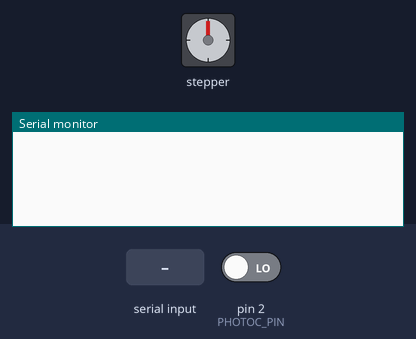
A sketch run on a simulated Arduino Uno, built with avr-gcc and run on an emulated ATmega328P. On the bench: stepper motor, the last lines printed to the serial monitor. Wiring (inferred from the names in the program): stepper motor driver (400 steps per turn assumed): step pin 3; direction pin 7; enable pin 4. The test bench sets the inputs (shaded band); at power-on: pin 2 (PHOTOC_PIN) LOW.

Above: at 1.2 s.
1.3 s: "GO\n" received over Serial
At 2.8 s:
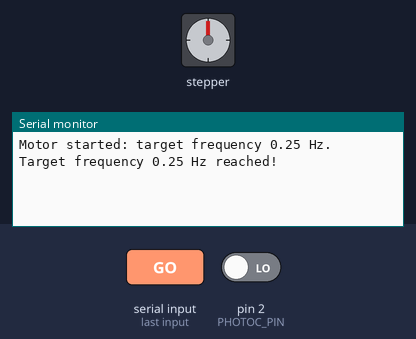
3.8 s: "STOP\n" received over Serial
At 4.7 s:
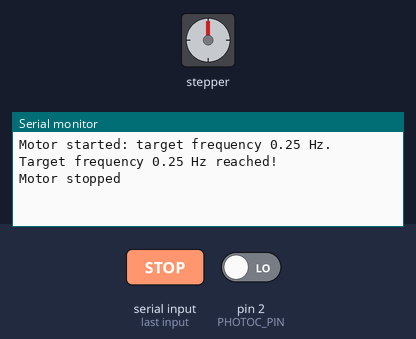
6.5 s: "FREQ \n" received over Serial
At 7.9 s:
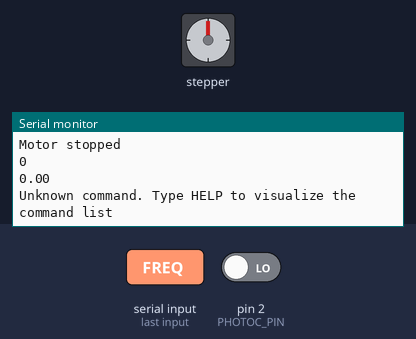

Measured:
- after the input at 1.3 s, the serial monitor: prints a new line at once (image 1)
- after the input at 3.8 s, the serial monitor: prints a new line at once (image 2)
- after the input at 6.5 s, the serial monitor: prints a new line at once (image 3)

The sketch:

stepper_photocells_v_1.ino
```cpp
/*
HERE THE FIRST VERSION OF THE STEPPER-MOTOR CONTROLLER WITH PHOTOCELLS TO ACTIVELLY MEASURE ITS FREQUENCY

Base idea: we use the internal hardware of the microcontroller inside the Arduino chip to generate a square waveform (considering its source, with high-precision frequency) which
is sent trough the STEP_PIN directly to the motor driver and which then control the rotation of the motor.
This is good because in this way we can use an already-existing hardware inside the Arduino's chip, avoiding overwhelming its CPU which remains relatively free for others operations
(I2C communication with the accelerometer and the photocells control).
Knowing that the motor has to accelerate, decelerate and keep a steady state configuration rotating at costant frequency and that the user (me or python controller) has to be able to
stops it or starts it, the sketch is based onto the following idea:

While the Arduino send the square waveform signal to the driver trough the STEP_PIN it has to continuosly:

  1. Check the serial communication so to know if the state of the motor has to change.

  2. Update the state of the motor, which basically means start it (GO), stop it (STOP) or make it accelerate/decelerate

These are the actions continuosly repeated inside the void loop. This is implemented in practice basing onto the follwoing concept:

  "We know which are the actions that the motor can perform (see above) and is the user the only one which/who can decide what of those actions the motor as to perform instantly"

So we carachterize the "machine" (the motor in this case) with all its possible states (state machine): RAMPING, STOPPED and AT_TARGET. Once done that we build a serial parser ready
to catch a precise list of commands thought to change the state of the motor and consequently made it do its stuff. Then we create a functions that, considering the current state,
perform the relative operation.

So the design is basically: User says "Motor you have to stay in the state X" and Arduino take this message and change the state of the motor. How?

  STOPPED --> defaul state, the motor goes there when the user types "STOP" in the serial
  AT_RAMPING --> the motor goes there when the user types GO and set a new frequency
  AT_TARGET --> once the new freqeuncy is reached and the motor is running

Then who starts the motor: startMotor()    STOPPED --> RAMPING

Who stops the motor: stopMotor()    AT_TARGET/RAMPING --> STOPPED

Who changes the frequency of the motor: updateFrequency() and applyFrequency()    RAMPING --> AT_TARGET

The design of the stepper-motor controller as state machine stays the same. We just add a ISR that counts the passages of the mass and a function frequencyMeter which measure every
5 seconds the rotational frequency of the shaft from the counts of passages and a couple of time measurements

For now the function continuoslly measure the frequency also if the motor is STOPPED (obviously the function must not change the state of the machine), but later the local float
variable frequency will be changed as global, so that, when the status of the motor will be print, there will be also a MEASURED FREQUENCY togheter with the rest, so to have a complete
overview of the state of the motor. That will be usefull also in view of the addition of the accelerometer controller.
*/

#include "pwm.h"  // the library which contains the instruction to control the PWM mode of the pins and the FspTimer commands


// Global variables for Arduino's motor digital pins
const int DIR_PIN = 7;  // to control the direction of rotation
const int STEP_PIN = 3; // to control the rotation of the motor shaft
const int ENABLE_PIN = 4; // to enable or disable the driver of the motor, so to stop it or start it
const int PHOTOC_PIN = 2; // photocells pin, in Arudino uno r4 minima only pin D2 and D3 can be used in the interrupt mode


// Setting the STEP_PIN so that it can be used in PWM mode
PwmOut stepPWM(STEP_PIN);
float duty_cycle = 50.0;  // the duty cycle of the wave form have to be set everytime a new frequency is reached, but it is always the same, so has sense to declare it as a global
                          // variable

// Number of steps needed for the motor to execute a complete turn: needed for the conversion from frequency to steps per second (or frequency of the STEP_PIN signale), in turn
// necessary to set the frequency of rotation of the shaft.
const int STEPS_PER_REVOLUTION = 400;

// The frequency of the internal clock of the Arduino's integrated microcontroller used by stepPWM, needed to computed how many clock counts a complete period of the STEP waveform
// has to last, so to send a properly made signal to the motor
uint32_t timerFrequency;

// The declareation of the states of the motor.

bool pwmRunning = false; // The logical state of the PWM Arduino's pin used to rotate the motor, if HIGH it is rotating instead it is not. That's not a real steate of the motor
                         // is more like something needed to control the signal at STEP_PIN, at least conceputually speaking

// enum --> enumeration, like the python dictionaries
enum MotorStates {
  STOPPED,
  RAMPING,
  AT_TARGET
};

MotorStates motorState = STOPPED; // Setting the defaul state of the motor

// Variables needed to keep track of the frequency of the motor, last of its update and to perform its increase or decrease for the acceleration of the motor.
float currentFrequency = 0.0;
float targetFrequency = 0.0;
float frequencyAcceleration = 0.25;  // Hz/s set as default, may be increased
const unsigned long FREQUENCY_UPDATE_INTERVAL = 10000;  // The time that pass between subsequent frequency changes
const float FREQUENCY_INCREMENT = frequencyAcceleration * (FREQUENCY_UPDATE_INTERVAL / 1000000.0);  // Here we directly set as default the increment in frequency wanted

// NOTE: the incrementations is done wit constante acceleration that means the each increment in frequency is computed as delte_time times acceleration. I can measure the delta_time
// each time I change the frequency or set as constant, oviding abdrupt changes, so to have each time the same increment in frequency, then smooth accelerations.

unsigned long previousFrequencyUpdate = 0;  // The time at which the last frequency change was performed, important to know when to change the frequency (we can't change the frequency
                                            // continuosly, we have others things to do)


const float START_FREQUENCY = 0.25; // The default frequency of the motor at which it will starts rotate when started (when the user will write the first GO in the serial door)

// Variables needed to measure the frequency from the photocells's signal
volatile unsigned long pulseCount = 0;  // the pulse counter variable shared between ISR and loop()

unsigned long previousTime = 0; // Variables needed by frequencyMeter()
unsigned long previousPulseCount = 0;

const unsigned long MEASUREMENT_INTERVAL = 5000; // The amount of time which has to pass between subsequent frequency measurements


// ---START/STOP MOTOR FUNCTIONS---
void startMotor() { // Here STOPPED --> RAMPING

  unsigned long startTime = micros(); // take the time at which the motor starts (notice it is a local variable)

  previousFrequencyUpdate = startTime; // Same idea as above, the reference time at which the state of the motor has to change (both its frequency and the fact that it is runnning or not)
                                        // has to be that at which the motor has been started.

  if (targetFrequency == 0.0){  // I want the motor to rotate at 0.25 Hz only when I start it for the first time, then, after subsequently stops, I want it to restart from the last
                                // target frequency seted.
    targetFrequency = START_FREQUENCY;
  }

  currentFrequency = 0.0; // I set the current frequency to 0 Hz since the motor is not started yet, it just changed its state. It is an updateFrequency's task to make it actually start


  digitalWrite(ENABLE_PIN, LOW);  // If HIGH the driver is DISEABLE

  pwmRunning = false; // Again not yet rotating

  motorState = RAMPING; // Finally I change its state

}

void stopMotor() {  // Here AT_TARGET/RAMPING --> STOPPED

  motorState = STOPPED; //change the state

  pwmRunning = false; //Actually stop it from rotate
  stepPWM.suspend();

  digitalWrite(ENABLE_PIN, HIGH); // To disable the driver

  currentFrequency = 0.0; // Here we overwrite the state of the motor so that it will starts from freq = 0 at the next GO, accelerating from 0 to last freq set befor stopping.
                          // It is actually redoundant with what we do in startMotor, nontheless it's just fine

}
// ------

// ---THE PARSER---

// ---To make the machine prints its status while running---
void printStatus() {
  // Machine state printing
  switch (motorState) {
    case STOPPED:
      Serial.println("STATE: STOPPED");
      break;

    case RAMPING:
      Serial.println("STATE: RAMPING");
      break;

    case AT_TARGET:
      Serial.println("STATE: AT_TARGET");
      break;
  }

  // Printing of current frequency and target frequency of the motor
  Serial.print("CURRENT: ");
  Serial.println(currentFrequency);
  Serial.print("TARGET: ");
  Serial.println(targetFrequency);

  // PWM state printing
  if (pwmRunning) {
    Serial.println("PWM: RUNNING\n");
  } else {
    Serial.println("PWM: DISABLED\n");
  }

}
// ------

// ---Printing function for HELP via serial. To see all the possible commands---
void printHelp() {
  Serial.println("AVAILABLE COMMANDS:");
  Serial.println("GO\tStarts the motor");
  Serial.println("STOP\tStops the motor");
  Serial.println("FREQ <Hz>\tSets the target frequency");
  Serial.println("STATUS\tPrint the current motor status");
  Serial.println("HELP\tPrint this command list\n");
}
// ----

// ---The actual Parser---
void updateSerial() {
  if (Serial.available() > 0) {

    String command = Serial.readStringUntil('\n');

    command.trim(); // to remove spaces between the characters of the strings

    if (command == "GO") {  // I am the one who has the possibility to actually change the state of the motor. So I run the changing-state-motorRiunning functions only trough
                            //  the keyboard
      startMotor(); // This function just set-up the motor to put it in a state in which it can actually starts running, but it will not starts it yet, this is a task for updateFrequency()
      if (motorState == RAMPING) { // Say to the user that the motor has started once its state has changed (notice that I'm deliberatly lying since startMotor() just change the state
                                   // of the machine, I'll have to wait another loop cycle to actually see the motor moving, but the cycle are really fast...)
        Serial.print("Motor started: target frequency ");
        Serial.print(targetFrequency);
        Serial.println(" Hz.");
      }
    }

    else if (command == "STOP") { // Same idea as above
      stopMotor();  // This function put the motor in a state where the driver is disable and the function of update do nothing since it change the state (note that stopMotor actually
                    // stop the motor, differently from startMotor which has a more "logical" task)
      Serial.println("Motor stopped\n");
    }

    else if (command.startsWith("FREQ ")) {
      String valueText = command.substring(5);
      float frequency = valueText.toFloat();
      if (frequency > 0) {
        if (motorState != STOPPED) {  // If the motor is STOPPED changing the frequency does not have to change its state, it has to stay steady until I say to him to start
          motorState = RAMPING;
        }
        targetFrequency = frequency;  // update targetFrequency
        previousFrequencyUpdate = micros(); // to re-set the previousFrequencyUpdate again so to avoid long deltaTime in updateFrequency and then shot of the motor, now unuseful since
                                            // the delta time are set as default
        Serial.print("Target frequency set to ");
        Serial.print(frequency);
        Serial.println(" Hz\n");
      } else {
        Serial.println("ERROR: frequency must be greater than 0 Hz\n");
      }
    }

    else if (command == "STATUS"){
      printStatus();
    }

    else if (command == "HELP") {
      printHelp();
    }

    else{
      Serial.println("Unknown command. Type HELP to visualize the command list\n");
    }
  }
}
// ------

// ---NON-BLOCKING ACCELERATION FUNCTION (where the motor actually changes its frequency)---
void updateFrequency() {

  if (motorState != RAMPING) {  // if the motor is not running (STOPPED) and the target frequency has already been reached (AT_TARGET), do nothing
    previousFrequencyUpdate = micros();
    return;
  }

  // What to do if both the condition above are not satisfied, i.e. motor ON and target frequency to reach (stateMotor = RAMPING).
  unsigned long currentTime = micros(); // Take the current time

  unsigned long elapsedMicros = currentTime - previousFrequencyUpdate;  // Measure the time interval since the last change in frequency performed (notice that previousFrequencyUpdate = 0.0
                                                                        // by default, so the first time elapsedtime will be the time pass since the accension, or maybe not, since all
                                                                        // the overwriting of previousFrequencyUpdate performed above)

  if (elapsedMicros < FREQUENCY_UPDATE_INTERVAL) {  // At the begin we have defined how much time has to pass between two subsequent updates, i.e. 10 ms. So if is not passed enough time
    return;                                         // do nothing, here why this function is non-bloking
  }

  previousFrequencyUpdate = currentTime;  // Else overwrite the last time at which frequency was changed to the present time

  if (currentFrequency < targetFrequency) { // increase the frequency if the target is bigger than the current frequency, decrease it in the opposite situation
    currentFrequency += FREQUENCY_INCREMENT;  // the increment in frequency is now costant, I no longer waste time in unuseful operations
    if (currentFrequency >= targetFrequency) { // if we overcome the target in the increment process force the current to be equal to the target
      currentFrequency = targetFrequency;

      motorState = AT_TARGET; // Set the state of the machine as "frequency target reached (no more frequency update needed)", i.e. motorState = AT_TARGET. Then send the message.
                            // PAY ATTENTION: the state of the machine has to be changed only when the target is reached. But updateFrequency runs at every incrementation of
                            // the frequency, so motorState has to changed at the right moment, so inside the if-frequency-exceeded control
      Serial.print("Target frequency ");
      Serial.print(currentFrequency);
      Serial.println(" Hz reached!\n");
    }
  }
  else if (currentFrequency > targetFrequency) {
    currentFrequency -= FREQUENCY_INCREMENT;
    if (currentFrequency <= targetFrequency) {
      currentFrequency = targetFrequency;

      motorState = AT_TARGET;
      Serial.print("Target frequency ");
      Serial.print(currentFrequency);
      Serial.println(" Hz reached!\n");
    }
  }

  applyFrequency(currentFrequency); // Here we apply the new frequency of rotation at the motor after the incrementation

  if (!pwmRunning) {  // this if-control is needed for the first accension, but also in general everytime we want to make the motor start from a steady state.
                      // The motor starts from 0 Hz, but its target is 0.25 Hz (at the first accension, or some other value in subsequenct starts), so it has
                      // to increment its frequency and after the first incrementation effectively starts the signal at STEP_PIN.
      pwmRunning = true;
      stepPWM.resume(); // Here we restart the signal
  }

}
// ------

// ---To set the velocity of the motor---
void applyFrequency(float frequency) {  // This function compute the number of clock counts corresponding to a complete period of the STEP waveform

  float stepFrequency = STEPS_PER_REVOLUTION * frequency; // conversion frequency --> steps/second, which is the actual frequency of the waveform in output at STEP_PIN
  uint32_t periodCounts = timerFrequency / stepFrequency; // convert in clock counts

  stepPWM.get_timer()->set_period(periodCounts); // set them

  stepPWM.pulse_perc(50.0); // reset the duty-cycle

}
// ------

// ---The frequencymeter---

// ISR function
void photocellsPulse() {  // The function called by the ISR, now we try to make it measure the time passed between two subsequent passages
  pulseCount++;
}

// The actual frequencymeter (note the non-blocking design)
void frequencyMeter() {

  unsigned long currentTime = millis();

  if (currentTime - previousTime < MEASUREMENT_INTERVAL) {  // measure the frequency every 5 seconds
    return;
  }

  // CRITICAL SECTION --> always as short as possible
  noInterrupts(); // those two functions respectively disable and enable the ISR, noInterrups() temporarily prevents interrupt handling in general
  unsigned long localPulseCount = pulseCount; // Declearing them here means make them really local variables: "GIVE VARIABLES THE SMALLEST SCOPE NECESSARY"
  interrupts();

  float frequency = (1000.0*(localPulseCount - previousPulseCount))/(currentTime - previousTime);

  previousTime = currentTime;
  previousPulseCount = localPulseCount;

  Serial.println(localPulseCount);
  Serial.println(frequency);

// NOTE: I never reset pulseCount, which is the variable controlled by the ISR, the main loop just takes snapshots of it and I eventually use them to reset the value of the passages
// counter
}

// ------

void setup() {

  pinMode(STEP_PIN, OUTPUT);
  pinMode(DIR_PIN, OUTPUT);
  pinMode(ENABLE_PIN, OUTPUT);
  pinMode(PHOTOC_PIN, INPUT);

  Serial.begin(115200);

  digitalWrite(DIR_PIN, HIGH);

  // Initially keep the driver disabled
  digitalWrite(ENABLE_PIN, HIGH);

  // Inizialization and accension of the PWM pin.

  //stepPWM.pulse_perc(50.0); // this set the duty cycle alone
  stepPWM.begin(START_FREQUENCY*STEPS_PER_REVOLUTION, duty_cycle); // this starts the pin with the initial frequency, and that's why the startMotor function does not actually start the
                                                                   // motor but just changes its state: if it would be directly started it would not accelerate and immediatly starts at
                                                                   // 0.25 Hz, so that task is give only to updateFrequency. Actually the motor is not able to accelerate from 0 to 0.25
                                                                   // Hz, too little steps, so all this caution reveals to be unnecessary

  timerFrequency = stepPWM.get_timer()->get_freq_hz();  // this syntax is curious, form the function takes one of its methods, whatever this is, I know anything of C++, so sad

  stepPWM.suspend();  //to suspend the rotation of the motor, i.e. the signal sent to the driver form the STEP_PIN

  attachInterrupt(digitalPinToInterrupt(PHOTOC_PIN), photocellsPulse, RISING); // the actual ISR, I have to specify the PIN, the event and finally the function to call when the event
                                                                              // happens. Is role is basically to configure the hardware so that a rising edge on the phs pin triggers
                                                                              // photocellsPulse()

}

void loop() { // What to do while the system is ON.

  updateFrequency(); // Firstly let's check if the frequency is OK and eventually updates it to reach the target requested
  updateSerial(); // Secondly update the serial communication so that the user can change the state of the motor
  frequencyMeter(); // Lastly measure the frequency from the photocells signal.

}
```
